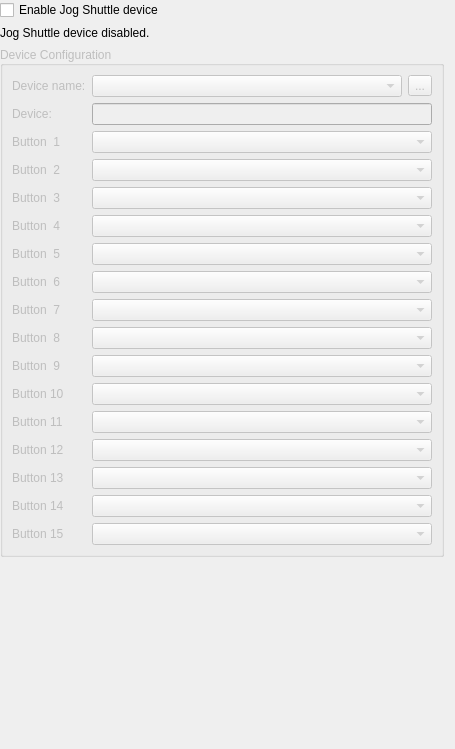
<?xml version="1.0" encoding="UTF-8"?>
<ui version="4.0">
 <author>
SPDX-FileCopyrightText: none
SPDX-License-Identifier: GPL-3.0-only OR LicenseRef-KDE-Accepted-GPL
 </author>
 <class>ConfigJogShuttle_UI</class>
 <widget class="QWidget" name="ConfigJogShuttle_UI">
  <property name="geometry">
   <rect>
    <x>0</x>
    <y>0</y>
    <width>455</width>
    <height>749</height>
   </rect>
  </property>
  <layout class="QGridLayout" name="gridLayout_2">
   <property name="leftMargin">
    <number>0</number>
   </property>
   <property name="topMargin">
    <number>0</number>
   </property>
   <item row="0" column="0">
    <widget class="QCheckBox" name="kcfg_enableshuttle">
     <property name="text">
      <string>Enable Jog Shuttle device</string>
     </property>
    </widget>
   </item>
   <item row="1" column="0">
    <widget class="QLabel" name="shuttledisabled">
     <property name="text">
      <string>Jog Shuttle device disabled.</string>
     </property>
    </widget>
   </item>
   <item row="3" column="0">
    <spacer name="verticalSpacer">
     <property name="orientation">
      <enum>Qt::Vertical</enum>
     </property>
     <property name="sizeHint" stdset="0">
      <size>
       <width>20</width>
       <height>56</height>
      </size>
     </property>
    </spacer>
   </item>
   <item row="2" column="0">
    <widget class="QGroupBox" name="config_group">
     <property name="enabled">
      <bool>false</bool>
     </property>
     <property name="title">
      <string>Device Configuration</string>
     </property>
     <property name="alignment">
      <set>Qt::AlignLeading|Qt::AlignLeft|Qt::AlignVCenter</set>
     </property>
     <layout class="QGridLayout" name="gridLayout">
      <item row="1" column="1" colspan="5">
       <widget class="QLineEdit" name="kcfg_shuttledevice">
        <property name="sizePolicy">
         <sizepolicy hsizetype="Preferred" vsizetype="Fixed">
          <horstretch>0</horstretch>
          <verstretch>0</verstretch>
         </sizepolicy>
        </property>
        <property name="text">
         <string/>
        </property>
        <property name="alignment">
         <set>Qt::AlignLeading|Qt::AlignLeft|Qt::AlignVCenter</set>
        </property>
       </widget>
      </item>
      <item row="0" column="5">
       <widget class="QToolButton" name="toolBtnReload">
        <property name="text">
         <string>...</string>
        </property>
        <property name="icon">
         <iconset theme="view-refresh">
          <normaloff>.</normaloff>.</iconset>
        </property>
       </widget>
      </item>
      <item row="2" column="0">
       <widget class="QLabel" name="label_2">
        <property name="text">
         <string>Button  1</string>
        </property>
       </widget>
      </item>
      <item row="1" column="0">
       <widget class="QLabel" name="label_17">
        <property name="sizePolicy">
         <sizepolicy hsizetype="Fixed" vsizetype="Fixed">
          <horstretch>0</horstretch>
          <verstretch>0</verstretch>
         </sizepolicy>
        </property>
        <property name="text">
         <string>Device:</string>
        </property>
       </widget>
      </item>
      <item row="16" column="0">
       <widget class="QLabel" name="label_16">
        <property name="sizePolicy">
         <sizepolicy hsizetype="Fixed" vsizetype="Preferred">
          <horstretch>0</horstretch>
          <verstretch>0</verstretch>
         </sizepolicy>
        </property>
        <property name="text">
         <string>Button 15</string>
        </property>
       </widget>
      </item>
      <item row="2" column="1" colspan="5">
       <widget class="QComboBox" name="shuttle1">
        <property name="sizePolicy">
         <sizepolicy hsizetype="Preferred" vsizetype="Fixed">
          <horstretch>0</horstretch>
          <verstretch>0</verstretch>
         </sizepolicy>
        </property>
       </widget>
      </item>
      <item row="7" column="1" colspan="5">
       <widget class="QComboBox" name="shuttle6"/>
      </item>
      <item row="14" column="0">
       <widget class="QLabel" name="label_14">
        <property name="sizePolicy">
         <sizepolicy hsizetype="Fixed" vsizetype="Preferred">
          <horstretch>0</horstretch>
          <verstretch>0</verstretch>
         </sizepolicy>
        </property>
        <property name="text">
         <string>Button 13</string>
        </property>
       </widget>
      </item>
      <item row="9" column="0">
       <widget class="QLabel" name="label_9">
        <property name="sizePolicy">
         <sizepolicy hsizetype="Fixed" vsizetype="Fixed">
          <horstretch>0</horstretch>
          <verstretch>0</verstretch>
         </sizepolicy>
        </property>
        <property name="text">
         <string>Button  8</string>
        </property>
       </widget>
      </item>
      <item row="12" column="1" colspan="5">
       <widget class="QComboBox" name="shuttle11"/>
      </item>
      <item row="5" column="0">
       <widget class="QLabel" name="label_7">
        <property name="sizePolicy">
         <sizepolicy hsizetype="Fixed" vsizetype="Fixed">
          <horstretch>0</horstretch>
          <verstretch>0</verstretch>
         </sizepolicy>
        </property>
        <property name="text">
         <string>Button  4</string>
        </property>
       </widget>
      </item>
      <item row="0" column="0">
       <widget class="QLabel" name="label">
        <property name="sizePolicy">
         <sizepolicy hsizetype="Fixed" vsizetype="Fixed">
          <horstretch>0</horstretch>
          <verstretch>0</verstretch>
         </sizepolicy>
        </property>
        <property name="text">
         <string>Device name:</string>
        </property>
       </widget>
      </item>
      <item row="6" column="0">
       <widget class="QLabel" name="label_5">
        <property name="sizePolicy">
         <sizepolicy hsizetype="Fixed" vsizetype="Fixed">
          <horstretch>0</horstretch>
          <verstretch>0</verstretch>
         </sizepolicy>
        </property>
        <property name="text">
         <string>Button  5</string>
        </property>
       </widget>
      </item>
      <item row="10" column="1" colspan="5">
       <widget class="QComboBox" name="shuttle9"/>
      </item>
      <item row="5" column="1" colspan="5">
       <widget class="QComboBox" name="shuttle4"/>
      </item>
      <item row="13" column="1" colspan="5">
       <widget class="QComboBox" name="shuttle12"/>
      </item>
      <item row="8" column="0">
       <widget class="QLabel" name="label_8">
        <property name="sizePolicy">
         <sizepolicy hsizetype="Fixed" vsizetype="Fixed">
          <horstretch>0</horstretch>
          <verstretch>0</verstretch>
         </sizepolicy>
        </property>
        <property name="text">
         <string>Button  7</string>
        </property>
       </widget>
      </item>
      <item row="3" column="1" colspan="5">
       <widget class="QComboBox" name="shuttle2">
        <property name="sizePolicy">
         <sizepolicy hsizetype="Preferred" vsizetype="Fixed">
          <horstretch>0</horstretch>
          <verstretch>0</verstretch>
         </sizepolicy>
        </property>
       </widget>
      </item>
      <item row="11" column="1" colspan="5">
       <widget class="QComboBox" name="shuttle10"/>
      </item>
      <item row="9" column="1" colspan="5">
       <widget class="QComboBox" name="shuttle8"/>
      </item>
      <item row="10" column="0">
       <widget class="QLabel" name="label_10">
        <property name="sizePolicy">
         <sizepolicy hsizetype="Fixed" vsizetype="Fixed">
          <horstretch>0</horstretch>
          <verstretch>0</verstretch>
         </sizepolicy>
        </property>
        <property name="text">
         <string>Button  9</string>
        </property>
       </widget>
      </item>
      <item row="3" column="0">
       <widget class="QLabel" name="label_4">
        <property name="sizePolicy">
         <sizepolicy hsizetype="Fixed" vsizetype="Fixed">
          <horstretch>0</horstretch>
          <verstretch>0</verstretch>
         </sizepolicy>
        </property>
        <property name="text">
         <string>Button  2</string>
        </property>
       </widget>
      </item>
      <item row="4" column="1" colspan="5">
       <widget class="QComboBox" name="shuttle3"/>
      </item>
      <item row="11" column="0">
       <widget class="QLabel" name="label_11">
        <property name="sizePolicy">
         <sizepolicy hsizetype="Fixed" vsizetype="Preferred">
          <horstretch>0</horstretch>
          <verstretch>0</verstretch>
         </sizepolicy>
        </property>
        <property name="text">
         <string>Button 10</string>
        </property>
       </widget>
      </item>
      <item row="12" column="0">
       <widget class="QLabel" name="label_12">
        <property name="sizePolicy">
         <sizepolicy hsizetype="Fixed" vsizetype="Preferred">
          <horstretch>0</horstretch>
          <verstretch>0</verstretch>
         </sizepolicy>
        </property>
        <property name="text">
         <string>Button 11</string>
        </property>
       </widget>
      </item>
      <item row="0" column="1" colspan="4">
       <widget class="QComboBox" name="shuttledevicelist">
        <property name="sizePolicy">
         <sizepolicy hsizetype="Preferred" vsizetype="Fixed">
          <horstretch>0</horstretch>
          <verstretch>0</verstretch>
         </sizepolicy>
        </property>
       </widget>
      </item>
      <item row="7" column="0">
       <widget class="QLabel" name="label_6">
        <property name="sizePolicy">
         <sizepolicy hsizetype="Fixed" vsizetype="Fixed">
          <horstretch>0</horstretch>
          <verstretch>0</verstretch>
         </sizepolicy>
        </property>
        <property name="text">
         <string>Button  6</string>
        </property>
       </widget>
      </item>
      <item row="8" column="1" colspan="5">
       <widget class="QComboBox" name="shuttle7"/>
      </item>
      <item row="15" column="1" colspan="5">
       <widget class="QComboBox" name="shuttle14"/>
      </item>
      <item row="6" column="1" colspan="5">
       <widget class="QComboBox" name="shuttle5"/>
      </item>
      <item row="14" column="1" colspan="5">
       <widget class="QComboBox" name="shuttle13"/>
      </item>
      <item row="16" column="1" colspan="5">
       <widget class="QComboBox" name="shuttle15"/>
      </item>
      <item row="15" column="0">
       <widget class="QLabel" name="label_15">
        <property name="sizePolicy">
         <sizepolicy hsizetype="Fixed" vsizetype="Preferred">
          <horstretch>0</horstretch>
          <verstretch>0</verstretch>
         </sizepolicy>
        </property>
        <property name="text">
         <string>Button 14</string>
        </property>
       </widget>
      </item>
      <item row="4" column="0">
       <widget class="QLabel" name="label_3">
        <property name="sizePolicy">
         <sizepolicy hsizetype="Fixed" vsizetype="Fixed">
          <horstretch>0</horstretch>
          <verstretch>0</verstretch>
         </sizepolicy>
        </property>
        <property name="text">
         <string>Button  3</string>
        </property>
       </widget>
      </item>
      <item row="13" column="0">
       <widget class="QLabel" name="label_13">
        <property name="sizePolicy">
         <sizepolicy hsizetype="Fixed" vsizetype="Preferred">
          <horstretch>0</horstretch>
          <verstretch>0</verstretch>
         </sizepolicy>
        </property>
        <property name="text">
         <string>Button 12</string>
        </property>
       </widget>
      </item>
     </layout>
    </widget>
   </item>
  </layout>
 </widget>
 <tabstops>
  <tabstop>kcfg_enableshuttle</tabstop>
  <tabstop>shuttledevicelist</tabstop>
  <tabstop>toolBtnReload</tabstop>
  <tabstop>kcfg_shuttledevice</tabstop>
  <tabstop>shuttle1</tabstop>
  <tabstop>shuttle2</tabstop>
  <tabstop>shuttle3</tabstop>
  <tabstop>shuttle4</tabstop>
  <tabstop>shuttle5</tabstop>
  <tabstop>shuttle6</tabstop>
  <tabstop>shuttle7</tabstop>
  <tabstop>shuttle8</tabstop>
  <tabstop>shuttle9</tabstop>
  <tabstop>shuttle10</tabstop>
  <tabstop>shuttle11</tabstop>
  <tabstop>shuttle12</tabstop>
  <tabstop>shuttle13</tabstop>
  <tabstop>shuttle14</tabstop>
  <tabstop>shuttle15</tabstop>
 </tabstops>
 <resources/>
 <connections/>
</ui>
